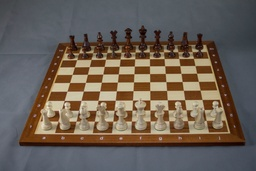
#> input picture Corner_Detection/chessboard.jpg, 256 x 171 px, shrunk from 5184 x 3456 before the run
$ jupyter execute Corner_Detection.ipynb
#> lines starting #> are read from the running program, lines starting #| are printed output that depends on the picture; after the words box and inside, x2 and y2 are one past the last pixel; in counts of white or black regions, pixels touching at a corner belong together
[cell 1]
# Import NumPy library for numerical computations and array/matrix operations
import numpy as np

# Import OpenCV library for image processing and computer vision tasks
# Used for reading images, resizing, filtering, edge detection, etc.
import cv2

# Import Matplotlib's pyplot module for displaying images and plotting graphs
# Commonly used to visualize images, histograms, and results
import matplotlib.pyplot as plt

# Import Sobel and Gaussian filter functions from SciPy's ndimage module
# sobel: used for edge detection by computing image gradients
# gaussian_filter: used for smoothing images and reducing noise
from scipy.ndimage import sobel, gaussian_filter

[cell 2]
def harris_corners_from_scratch(gray_img, block_size=3, k=0.04, threshold_ratio=0.01):
    """
    Implements Harris Corner Detection from scratch on a grayscale image.

    Parameters:
    gray_img : 2D numpy array (grayscale image)
    block_size : size of the neighborhood window for structure tensor
    k : Harris detector free parameter (typically 0.04–0.06)
    threshold_ratio : ratio of max response used for thresholding
    """

    # --------------------------------------------------
    # Step 1: Compute image gradients (intensity changes)
    # --------------------------------------------------
    # Ix: gradient in x-direction (horizontal changes)
    Ix = sobel(gray_img, axis=1)

    # Iy: gradient in y-direction (vertical changes)
    Iy = sobel(gray_img, axis=0)

    # --------------------------------------------------
    # Step 2: Compute products of derivatives
    # These represent gradient information used in
    # the structure tensor (second-moment matrix)
    # --------------------------------------------------
    Ixx = gaussian_filter(Ix * Ix, sigma=1)  # Ix² smoothed
    Iyy = gaussian_filter(Iy * Iy, sigma=1)  # Iy² smoothed
    Ixy = gaussian_filter(Ix * Iy, sigma=1)  # IxIy smoothed

    # --------------------------------------------------
    # Step 3: Initialize structure tensor components
    # Sxx, Syy, Sxy will store summed values
    # over a local neighborhood for each pixel
    # --------------------------------------------------
    Sxx = np.zeros_like(gray_img)
    Syy = np.zeros_like(gray_img)
    Sxy = np.zeros_like(gray_img)

    # Half window size for neighborhood calculation
    half = block_size // 2

    # --------------------------------------------------
    # Step 4: Compute structure tensor sums
    # Sum gradient products inside block_size window
    # --------------------------------------------------
    for y in range(half, gray_img.shape[0] - half):
        for x in range(half, gray_img.shape[1] - half):

            # Sum Ix² values in the local window
            Sxx[y, x] = np.sum(Ixx[y-half:y+half+1, x-half:x+half+1])

            # Sum Iy² values in the local window
            Syy[y, x] = np.sum(Iyy[y-half:y+half+1, x-half:x+half+1])

            # Sum IxIy values in the local window
            Sxy[y, x] = np.sum(Ixy[y-half:y+half+1, x-half:x+half+1])

    # --------------------------------------------------
    # Step 5: Compute Harris corner response R
    # R = det(M) - k * (trace(M))²
    # --------------------------------------------------
    det = Sxx * Syy - Sxy ** 2     # Determinant of structure tensor
    trace = Sxx + Syy              # Trace of structure tensor
    R = det - k * trace ** 2       # Harris response value

    # --------------------------------------------------
    # Step 6: Thresholding
    # Keep only strong corner responses
    # --------------------------------------------------
    threshold = threshold_ratio * R.max()
    corners = []

    # --------------------------------------------------
    # Step 7: Non-Maximum Suppression
    # Keep pixel only if it is a local maximum
    # --------------------------------------------------
    for y in range(1, R.shape[0] - 1):
        for x in range(1, R.shape[1] - 1):

            # Check if response is above threshold
            if R[y, x] > threshold:

                # Check if it is the maximum in 3×3 neighborhood
                if R[y, x] == np.max(R[y-1:y+2, x-1:x+2]):
                    corners.append((y, x))

    # --------------------------------------------------
    # Step 8: Return detected corner points
    # --------------------------------------------------
    return corners

[cell 3]
def fast_corners_from_scratch(gray_img, threshold=30, n=9):

    # Ensure image is uint8
    gray_img = gray_img.astype(np.uint8)
    height, width = gray_img.shape
    corners = []

    # FAST circle offsets (radius = 3)
    circle = [
        (0, 3), (1, 3), (2, 2), (3, 1), (3, 0), (3, -1), (2, -2), (1, -3),
        (0, -3), (-1, -3), (-2, -2), (-3, -1), (-3, 0), (-3, 1), (-2, 2), (-1, 3)
    ]

    # Iterate over valid pixels
    for y in range(3, height - 3):
        for x in range(3, width - 3):

            # Center pixel intensity
            center = int(gray_img[y, x])

            # Counters for consecutive pixels
            consec_bright = 0
            consec_dark = 0
            max_bright = 0
            max_dark = 0

            # Check pixels on the circle
            for dx, dy in circle:
                p = int(gray_img[y + dy, x + dx])

                # Compare with threshold
                if p > center + threshold:
                    consec_bright += 1
                    consec_dark = 0
                elif p < center - threshold:
                    consec_dark += 1
                    consec_bright = 0
                else:
                    consec_bright = consec_dark = 0

                # Track maximum streaks
                max_bright = max(max_bright, consec_bright)
                max_dark = max(max_dark, consec_dark)

            # Mark corner if condition satisfied
            if max_bright >= n or max_dark >= n:
                corners.append((y, x))

    # Return detected corners
    return corners

[cell 4]
# Path to input image
img_path = "chessboard.jpg"   # Colab path

# Read image using OpenCV
original = cv2.imread(img_path)
#> original is the input picture: shape (171, 256, 3); mean B, G, R 85.3, 95.1, 106.1

# Check if image was loaded
if original is None:
    raise FileNotFoundError("Chessboard image not found")

# Convert image to grayscale
gray = cv2.cvtColor(original, cv2.COLOR_BGR2GRAY)
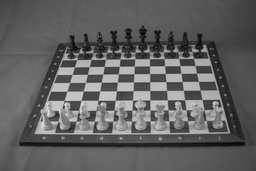
#> gray: shape (171, 256); min 5, max 234, mean 97.3

# Display grayscale image
plt.figure(figsize=(5,5))
plt.imshow(gray, cmap="gray")
plt.title("Grayscale Chessboard")
plt.axis("off")
plt.show()

[cell 5]
# Harris corner detection
harris_pts = harris_corners_from_scratch(gray.astype(np.float32))
#> in harris_corners_from_scratch, `Iy = sobel(gray_img, axis=0)`:
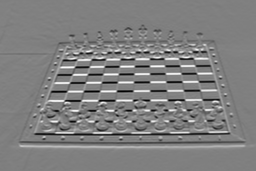
#> Iy: shape (171, 256) float32; min -556, max 550, mean 0.3; drawn with min black and max white
#> in harris_corners_from_scratch, `Ixy = gaussian_filter(Ix * Iy, sigma=1)`:
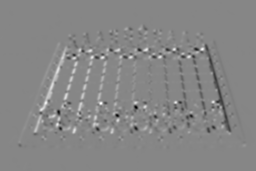
#> Ixy: shape (171, 256) float32; min -59815.5, max 53944.5, mean 181.4; drawn with min black and max white
#> after the loop in harris_corners_from_scratch, `for y in range(half, gray_img.shape[0] - half):`:
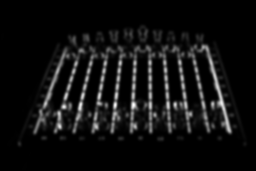
#> Sxx: shape (171, 256) float32; min 0, max 1199542.8, mean 78072.6; drawn with min black and max white
#> after the loop in harris_corners_from_scratch, `for y in range(half, gray_img.shape[0] - half):`:
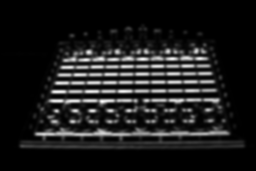
#> Syy: shape (171, 256) float32; min 0, max 1122730.1, mean 119346.4; drawn with min black and max white
#> in harris_corners_from_scratch, `trace = Sxx + Syy`:
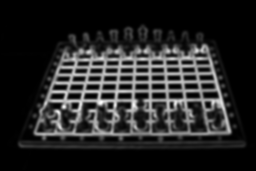
#> trace: shape (171, 256) float32; min 0, max 1336293.2, mean 197419; drawn with min black and max white
#> in harris_corners_from_scratch, `R = det - k * trace ** 2`:
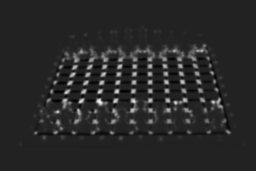
#> R: shape (171, 256) float32; min -4.54e+10, max 2.88e+11, mean 8.41e+09; drawn with min black and max white
#> in harris_corners_from_scratch, `threshold = threshold_ratio * R.max()`: threshold = 2.88e+09
#> harris_pts = 263 pairs, first value 27 to 144, second value 20 to 244

# FAST corner detection
fast_pts = fast_corners_from_scratch(gray, threshold=30, n=9)
#> after the loop in fast_corners_from_scratch, `for y in range(3, height - 3):`: corners = 1253 pairs, first value 26 to 144, second value 20 to 244
#> fast_pts has the same summary as corners in fast_corners_from_scratch

# Display corner counts
print("Harris corners:", len(harris_pts))
#| Harris corners: 263
print("FAST corners:", len(fast_pts))
#| FAST corners: 1253

[cell 6]
img_harris = original.copy()
for y, x in harris_pts:
    cv2.circle(img_harris, (x, y), 3, (0, 0, 255), -1)
#> this loop made 263 passes
#> (y, x) on passes 1 to 3: (27, 142), (30, 125), (30, 131)
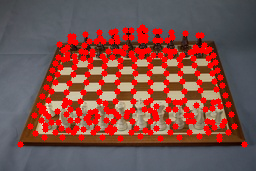
#> img_harris: shape (171, 256, 3); 16.37% of pixels changed, all inside (x1, y1, x2, y2) = (17, 24, 248, 148)

img_fast = original.copy()
for y, x in fast_pts:
    cv2.circle(img_fast, (x, y), 3, (0, 255, 0), -1)
#> this loop made 1253 passes
#> (y, x) on passes 1 to 3: (26, 142), (26, 143), (27, 142)
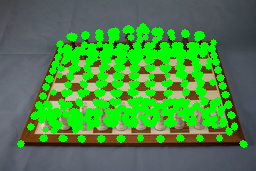
#> img_fast: shape (171, 256, 3); mean B, G, R 65.8, 135, 72.5

plt.figure(figsize=(15, 6))

plt.subplot(1, 3, 1)
plt.imshow(cv2.cvtColor(original, cv2.COLOR_BGR2RGB))
plt.title("Original Image")
plt.axis("off")

plt.subplot(1, 3, 2)
plt.imshow(cv2.cvtColor(img_harris, cv2.COLOR_BGR2RGB))
plt.title(f"Harris Corners ({len(harris_pts)})")
plt.axis("off")

plt.subplot(1, 3, 3)
plt.imshow(cv2.cvtColor(img_fast, cv2.COLOR_BGR2RGB))
plt.title(f"FAST Corners ({len(fast_pts)})")
plt.axis("off")

plt.tight_layout()
plt.show()
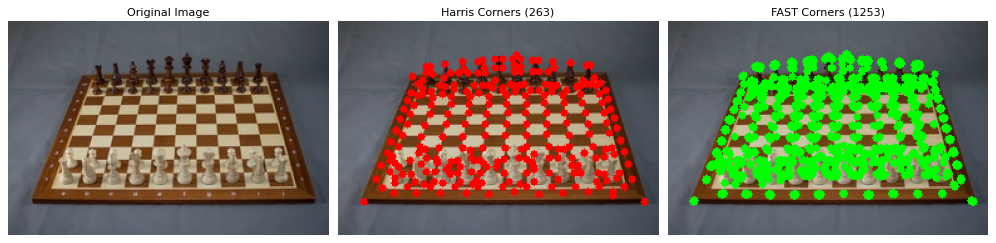
#> figure drawn by matplotlib, 3 panels
